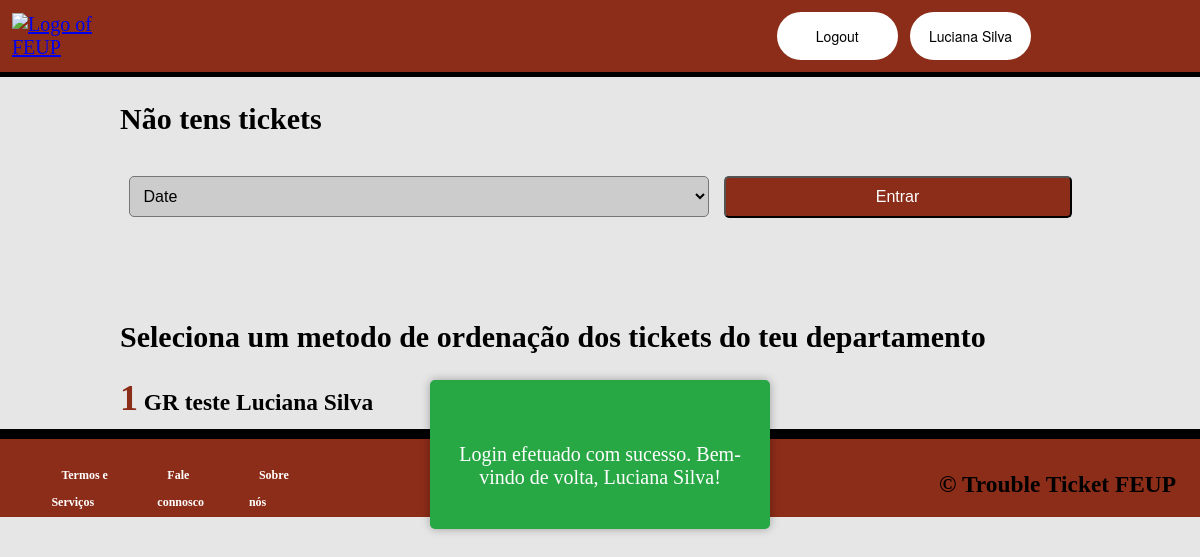
/pages/ticketsee.php (signed in), run on the app's committed database.
### tables this page shows
CREATE TABLE ticket(
	ticket_id INTEGER PRIMARY KEY,
	id INTEGER,
	department_id INTEGER, 
	status_id INTEGER,
	tittle TEXT NOT NULL,
	description TEXT NOT NULL,
	initial_date DATE NOT NULL,
	hashtag_id INTEGER DEFAULT 1,
	agent_id INTEGER DEFAULT -1,
	FOREIGN KEY(id) REFERENCES user(id),
	FOREIGN KEY(department_id) REFERENCES department(department_id),
	FOREIGN KEY(status_id) REFERENCES status(status_id)
	--- CONSTRAINT ticket_pk PRIMARY KEY(ticket_id)
);

CREATE TABLE department(
	department_id INTEGER PRIMARY KEY,
	name TEXT NOT NULL
	--- CONSTRAINT department_pk PRIMARY KEY(department_id)
);

CREATE TABLE user(
	id INTEGER PRIMARY KEY,
	role INTEGER DEFAULT 2,
	username TEXT NOT NULL,
	name TEXT NOT NULL,
	email TEXT NOT NULL,
	password TEXT NOT NULL
	--- CONSTRAINT user_pk PRIMARY KEY(id)
);

### classes/ticket.class.php (called while the page is built, shortened)
<?php
  require_once('user.class.php');
  class Ticket {
    public function __construct(int $ticket_id, int $id,  int $department_id, int $status_id, string $tittle, string $description, string $initial_date,int $hashtag_id, int $agent_id) {
        $this->ticket_id = $ticket_id;
        $this->id = $id;
        $this->department_id = $department_id;
        $this->description = $description;
      }
    static function getmyTickets(PDO $db, int $id) : ?array{
      $stmt = $db->prepare('SELECT ticket_id,id,department_id,status_id,tittle,description,initial_date,hashtag_id,agent_id FROM ticket where id = ?');
      $stmt->execute(array($id));
      if($tickets == null) {
        return null;
      }
      else {
      return $tickets;}
    }
}
  ?>

### classes/user.class.php (called while the page is built, shortened)
<?php
  class User {
    public function __construct(int $id, int $role, string $username, string $name, string $email) {
      $this->role = $role;
      $this->name = $name;
    }
    static function getUser(PDO $db, int $id) : ?User {
      $stmt = $db->prepare('SELECT id,role,username,name,email,password FROM user WHERE id = ?');
      $stmt->execute(array(intval($id)));
      $user = $stmt->fetch();
      if($user){
      return new User(
          $user['id'],
          $user['role'],
          $user['username'],
          $user['name'],
          $user['email']
      );}
      else return null;
    }
}
?>

### classes/department.class.php (called while the page is built, shortened)
<?php
  require_once('ticket.class.php');
  class Department {
    static public function getDepartmentName(PDO $db, int $department_id): string {
        $stmt = $db->prepare('SELECT name FROM department where department_id = ?');
        $stmt->execute(array($department_id));
        $name = $stmt->fetch();
        $name = ($name['name']);
        if($name){
        return $name;}
        else{
            return "null";
        }
    }
    static public function getTicketsDepartment(PDO $db , int $id, int $integer) : ?array{
      if($integer == 0){
      $stmt = $db ->prepare('SELECT DISTINCT ticket.ticket_id,ticket.id,ticket.department_id,ticket.status_id,ticket.tittle,ticket.description,ticket.initial_date,ticket.hashtag_id,ticket.agent_id FROM agent,department,ticket where ticket.department_id = department.department_id and agent.department_id = department.department_id and agent.id = ? ORDER BY ticket.initial_date');}
      $stmt->execute(array($id));
        while($ticket = $stmt->fetch()){
          $tickets[] = new Ticket(
            $ticket['ticket_id'],
            $ticket['id'],
            $ticket['department_id'],
            $ticket['status_id'],
            $ticket['tittle'],
            $ticket['description'],
            $ticket['initial_date'],
            $ticket['hashtag_id'],
            $ticket['agent_id']
          );
        }
        return $tickets;
    }
  }

### templates/tickets.tpl.php (the view, shortened to what this page needs)
<?php
require_once(dirname(__DIR__).'/database/connection.db.php');
require_once(dirname(__DIR__).'/classes/ticket.class.php');
require_once(dirname(__DIR__).'/classes/user.class.php');
require_once(dirname(__DIR__).'/classes/hashtag.class.php');
require_once(dirname(__DIR__).'/classes/ticket.class.php');
require_once(dirname(__DIR__).'/classes/department.class.php');
        ?> <h2><?= $ticket->ticket_id, $ticket->id, $ticket->tittle, $ticket->initial_date, $ticket->agent_id?></h2> <?php
function drawmyTickets(int $id){
    $db = getDatabaseConnection();
    $tickets = Ticket::getmyTickets($db,$id);
    if($tickets) {
    ?>
        <div id="myTickets">
        <?php foreach($tickets as $ticket){ ?>
            <div class="ticketContainer">
                <h3 class="loginItem"><a href="../pages/ticketseeonly.php?ticket_id=<?=$ticket->ticket_id?>" ><?= $ticket->ticket_id ?></a></h3>
                <h2><?= $ticket->description?></h2>
            </div>
        <?php } ?>
        </div>
        <?php
}
else {
    ?> <h2>Não tens tickets</h2> <?php
}
}
function drawDepartmentTickets(int $id) {
    $db = getDatabaseConnection();
    $user = User::getUser($db,$_SESSION['id']);
    if($user->role != 2) {
    ?>
    <div class="department-tickets">
    <form action="../actions/orderTickets.action.php" method="POST">
    <select name ="order" id="order">
        <option value="0">Date</option>
    </select>
    <input id="button" type="submit" value="Entrar">
    </form>
    </div>
    <?php
    } ?>
    <?php
    $tickets = Department::getTicketsDepartment($db,$id,$_SESSION['order']);
    if($tickets) {
        ?> <h2>Seleciona um metodo de ordenação dos tickets do teu departamento</h2> <?php
    foreach($tickets as $ticket){
        $department_name = Department::getDepartmentName($db,$ticket->department_id);
        $user_name = User::getUser($db,$ticket->id);
        ?> <h3 class="loginItem"><a href="../pages/ticketseeonly.php?ticket_id=<?=$ticket->ticket_id?>" ><?= $ticket->ticket_id?></a><?=" " .$department_name . " " . $ticket->description . " " . $user->name?></h3> <?php
    }
    ?></div><?php
}
    else if($tickets == null && ($_SESSION['role'] == 1 || $_SESSION['role'] == 0)) {
        ?> <h2>Aguarda por algum ticket !</h2> <?php
    }
}
    ?>

### css/header.css (style rules this page uses)
body { background-color: #f2f2f2; margin: 0; padding: 0; }

### css/index.css (style rules this page uses)
body { font-size: 20px; margin: 0; padding: 0; background-color: #f7f7f7; }

### css/profile.css (style rules this page uses)
:root { --backgroundColor: #e6e6e6; --buttonColor: #8c2d19; --buttonHoverColor: #d24016; --whiteColor: white; --borderColor: #ccc; }
body { background-color: #e6e6e6; }

### css/editFaq.css (style rules this page uses)
:root { --backgroundColor: #e6e6e6; --buttonColor: #8c2d19; --buttonHoverColor: #d24016; --whiteColor: white; --borderColor: #ccc; }

### css/login.css (style rules this page uses)
:root { --backgroundColor: #e6e6e6; --buttonColor: #8c2d19; --buttonHoverColor: #d24016; --whiteColor: white; --borderColor: #ccc; --buttonShadowColor: #8c2d19; }

### css/drawAcessDenied.css (style rules this page uses)
:root { --backgroundColor: #e6e6e6; --principalColor: #8c2d19; --buttonHoverColor: #d24016; --whiteColor: white; --borderColor: #ccc; --boxShadow: 0px 0px 5px 0px var(--principalColor); }

### css/drawProfilesearch.css (style rules this page uses)
:root { --backgroundColor: #e6e6e6; --buttonColor: #8c2d19; --buttonHoverColor: #d24016; --whiteColor: white; --borderColor: #ccc; }

### css/editUser.css (style rules this page uses)
:root { --backgroundColor: #e6e6e6; --borderColor: #ccc; --seeProfileShadow: 0 0 5px rgba(94, 2, 2, 0.582); --boxShadowForm: 0 0 5px rgba(0, 0, 0, 0.2); --principalColor: #8c2d19; --whiteColor: white; --submitHoverColor: #d24016; }
body { background-color: var(--backgroundColor); }

### css/register.css (style rules this page uses)
:root { --principalColor: #8C2D19; --backgroundColor: #e6e6e6; --whiteColor: #FFF; --focusBorderColor: rgba(140, 45, 25, 0.5); --submitHoverColor: #D24016; --borderColor: #ccc; --errorColor: red; --successColor: green; --blackColor: black; }

### css/addTicket.css (style rules this page uses)
:root { --principalColor: #8C2D19; --backgroundColor: #e6e6e6; --whiteColor: #FFF; --focusBorderColor: rgba(140, 45, 25, 0.5); --submitHoverColor: #D24016; --borderColor: #ccc; --blackColor: black; }

### css/myTickets.css (style rules this page uses)
:root { --principalColor: #8C2D19; --backgroundColor: #e6e6e6; --whiteColor: #FFF; --focusBorderColor: rgba(140, 45, 25, 0.5); --submitHoverColor: #D24016; --borderColor: #ccc; --blackColor: black; --linkColor: #0366d6; --seeTicketShadow: 0 2px 4px rgba(87, 1, 1, 0.507); }
.loginItem { color: var(--blackColor); }
.loginItem a { color: var(--principalColor); text-decoration: none; font-size: 3vw; }
.department-tickets { padding: 20px; text-align: center; }
.department-tickets select, .department-tickets input[type="submit"] { padding: 10px; font-size: 16px; border-radius: 5px; cursor: pointer; transition: all 0.3s ease-in-out; }
.department-tickets select { background-color: var(--borderColor); margin-right: 10px; width: 50%; margin-bottom: 5%; }
.department-tickets input[type="submit"] { background-color: var(--buttonColor); color: #fff; width: 30%; }
h2 { color: var(--blackColor); text-align: left; margin-bottom: 20px; margin-left: 10%; }
h3 { color: var(--blackColor); margin-bottom: 10px; margin-left: 10%; }

### css/editTicket.css (style rules this page uses)
:root { --backgroundColor: #e6e6e6; --principalColor: #8c2d19; --buttonHoverColor: #d24016; --whiteColor: white; --borderColor: #ccc; --boxShadow: 0px 0px 5px 0px var(--principalColor); }

### css/ticket.css (style rules this page uses)
:root { --principalColor: #8C2D19; --boxShadow: 0px 0px 5px 0px var(--principalColor); --backgroundColor: #e6e6e6; --whiteColor: #FFF; --blackColor: #000; --submitHoverColor: #D24016; --borderolor: 1px solid #ccc; }

### data on the page
ticket: ticket_id "1", department.name "GR", description "teste"
user: name "Luciana Silva"

### other printed values
$name "Luciana Silva"
$message['text'] "Login efetuado com sucesso. Bem-vindo de volta, Luciana Silva!"
